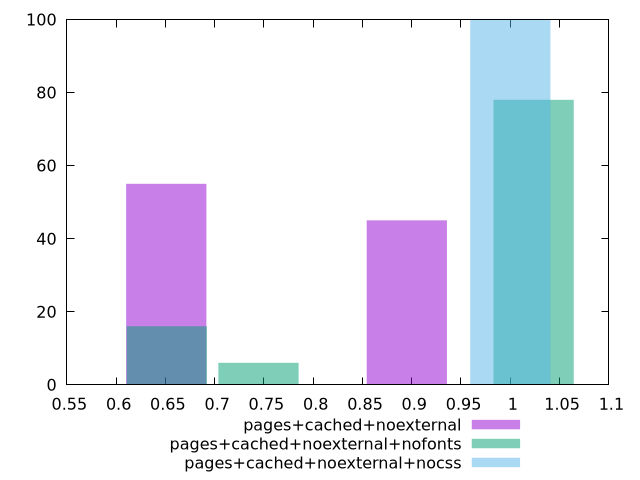

Write the gnuplot code that produced this figure.
$_pagesCachedNoexternal <<EOF
0.6508912599374552 55
0.8949754824140009 45
EOF
$_pagesCachedNoexternalNofonts <<EOF
1.023629908259448 78
0.6514008507105579 16
0.7444581150977804 6
EOF
$_pagesCachedNoexternalNocss <<EOF
1 100
EOF
set key outside below
set terminal pngcairo
set output "report_00005_2020-11-02T22-26-11.212Z/render-blocking-resources/render-blocking-resources_pages+cached+noexternal_pages+cached+noexternal+nofonts_pages+cached+noexternal+nocss+hist.png"
set boxwidth 0.0813614074921819
set style fill transparent solid 0.5 noborder
set yrange [0:100]
plot $_pagesCachedNoexternal title "pages+cached+noexternal" with boxes ,$_pagesCachedNoexternalNofonts title "pages+cached+noexternal+nofonts" with boxes ,$_pagesCachedNoexternalNocss title "pages+cached+noexternal+nocss" with boxes ,
